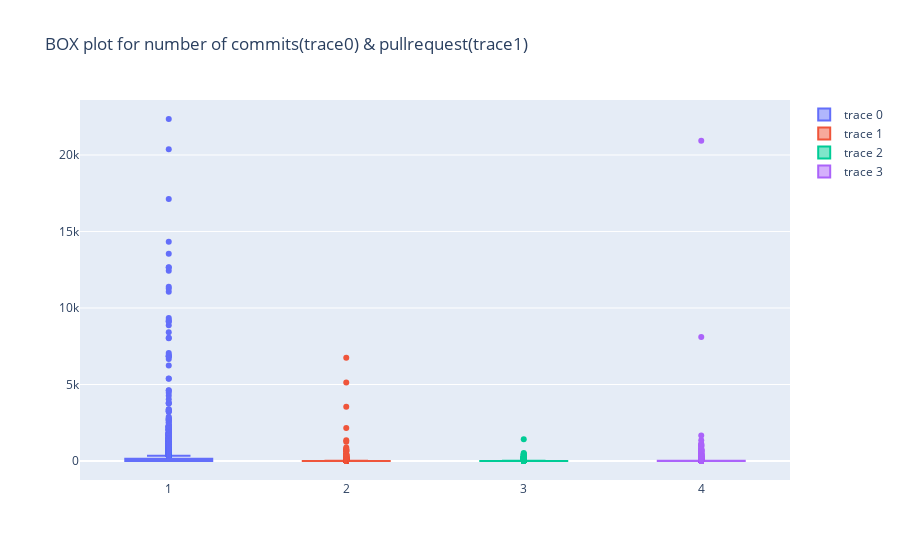

The cell this chart's notebook holds for it:
### Code cell
trace1 = go.Box(
    y = commits_sum,
    x = committer_id
)

trace2 = go.Box(
    y = pullreq_count,
    x = owner_id
)

trace3 = go.Box(
    y = issues_count,
    x = owner_id2
)

trace4 = go.Box(
    y = issues_comm_count,
    x= owner_id3
)

data = [trace1,trace2,trace3,trace4]
layout = go.Layout(
    title = "BOX plot for number of commits(trace0) & pullrequest(trace1)"
)

init_notebook_mode(connected=True)
fig = go.Figure(data, layout=layout)
iplot(fig, show_link=False)

### Figure 1 — Plotly figure (JSON) as saved in the notebook; plotly's stock layout.template omitted (floating-point values rounded to 4 significant figures; data arrays with more than 128 entries replaced by an {"elided": "..."} marker saying what was removed)
{"data": [{"type": "box", "x": {"elided": "11884 int values"}, "y": {"elided": "11884 int values"}}, {"type": "box", "x": {"elided": "6940 int values"}, "y": {"elided": "6940 int values"}}, {"type": "box", "x": {"elided": "5498 int values"}, "y": {"elided": "5498 int values"}}, {"type": "box", "x": {"elided": "7087 int values"}, "y": {"elided": "7087 int values"}}], "layout": {"title": {"text": "BOX plot for number of commits(trace0) & pullrequest(trace1)"}}}
